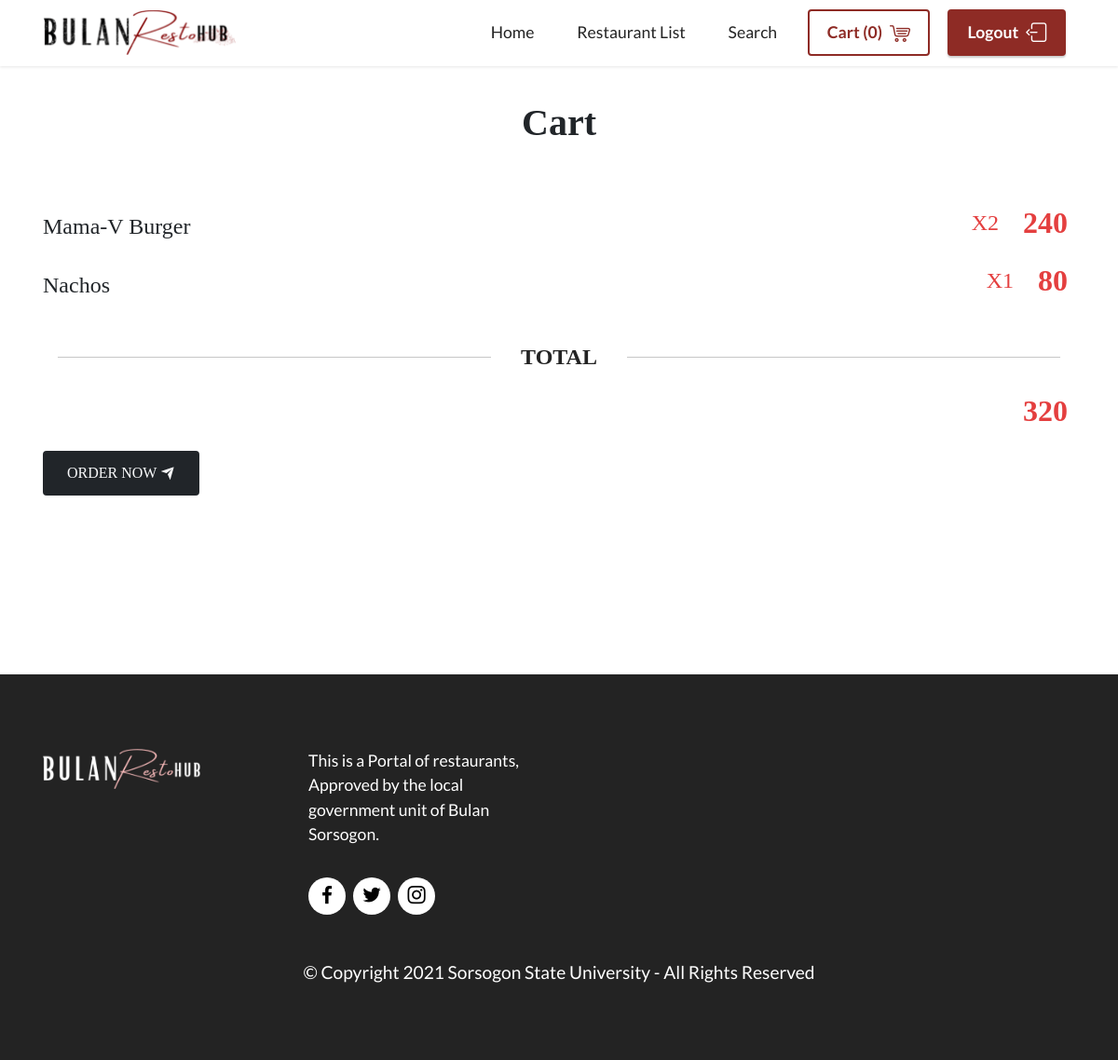
Page /cart/filomenos on the earlier database version.
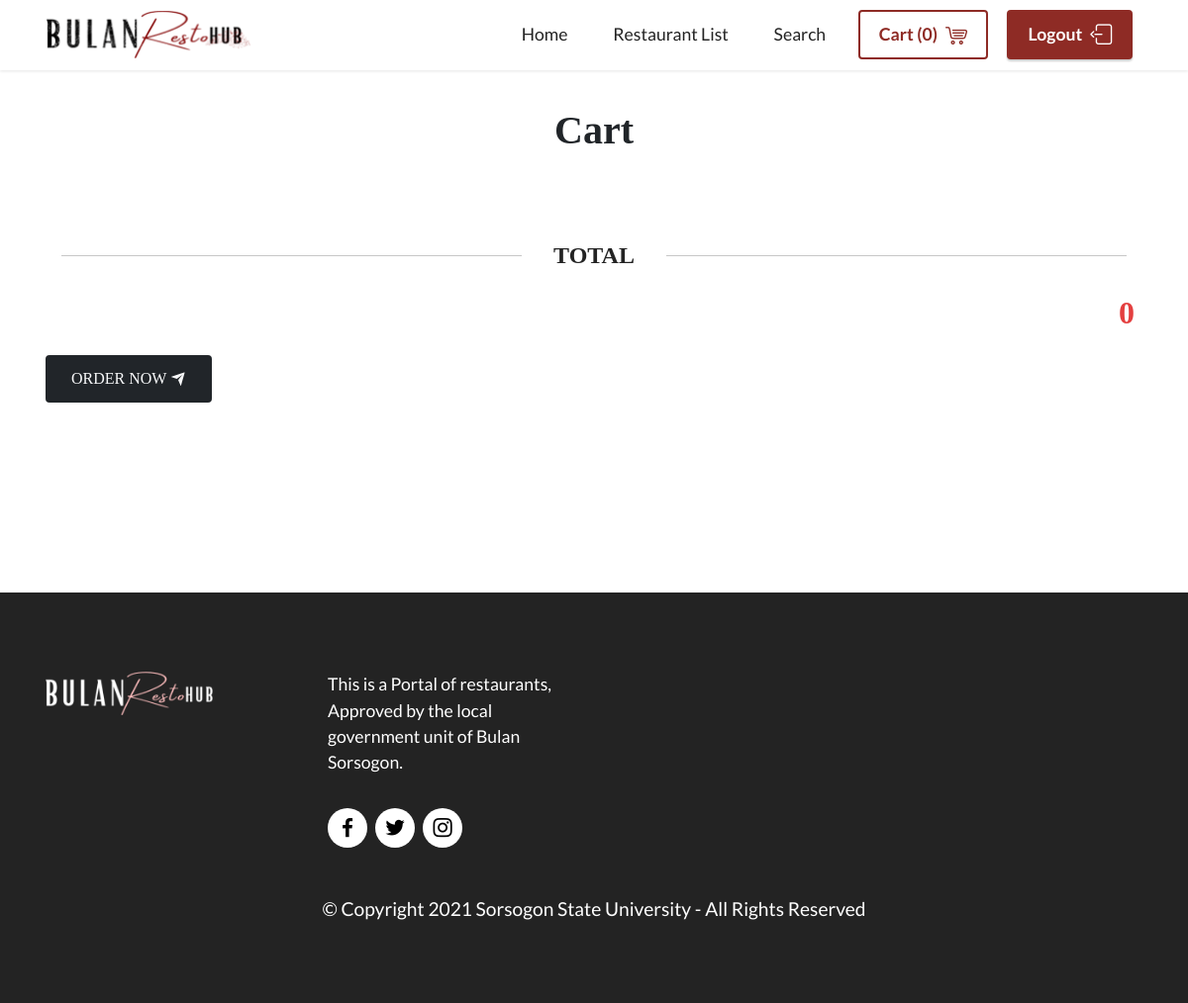
Same page on the later database version.
### model.py (models this page shows)
class CartRecord(db.Model):
    __tablename__ = 'cartrecord'
    id = Column(Integer,primary_key=True)
    menu_name = Column(String)
    slug=Column(String)
    price=Column(Float)

### app.py (the view)
@app.route('/cart/<string:slug>')
def cart(slug):
    cart_data = CartRecord.query.all()
    cart_data_list=[]
    for data in cart_data:
        cart_data_list.append({
            'name' : data.menu_name,
            'amount' : CartRecord.query.filter_by(menu_name=data.menu_name).count(),
            'price' : data.price
        })
    no_dup_cart_data_list = [i for n, i in enumerate(cart_data_list) if i not in cart_data_list[n + 1:]]
    return render_template("cart.html",cart_data_list=no_dup_cart_data_list,slug=slug)

### app.py (called while the page is built)
@app.context_processor
def default_contents():
    home_title = 'Life is full of Memories, we make them sweeter'
    home_subtitle = 'Choose a Restaurant'
    home_card_title = ["Restaurant Reservations","Order Food Now!","Join our Community"]
    home_card_subtitle =["Reserve a seat on our affiliated restaurants.","Easy ordering with free shipping fee.","We listen to feedback, be a part of our community."]
    restaurant_list_title = 'Our Affiliated Restaurant\'s'
    return dict(home_title=home_title,
                home_subtitle= home_subtitle,
                home_card_title = home_card_title,
                home_card_subtitle=home_card_subtitle,
                restaurant_list_title=restaurant_list_title)

### templates/cart.html (shortened to what this page needs)
{%extends "base.html"%}
{%block content%}
<br>
<br>
<h1 class="d-flex fw-bold h1 justify-content-center mb-3 text-capitalize text-dark">Cart</h1>
<div class="container pb-5 pt-5">
{% set total = {'value': 0} %}
{% set order_list ={'value': ''} %}
{% for cart_data in cart_data_list %}
<h2 class="align-items-center d-flex flex-row fw-bold h4 justify-content-between mb-3 text-dark"><span>{{cart_data.name}}</span><div class="align-items-center d-flex flex-row  justify-content-between"><span class="fw h4 me-2 text-secondary">X{{cart_data.amount}}</span><span>&nbsp&nbsp&nbsp</span><span class="fw-bold h2 me-2 text-secondary">{{cart_data.price|int * cart_data.amount|int}}</span></div></h2>
{%endfor%}
    <div class="container pb-4 pt-4">
    <div class="align-items-center row">
        <div class="col">
            <hr class="border-secondary mb-0 mt-0"/>
        </div>
        <div class="col-auto">
            <h2 class="fw-bold h4 mb-0 text-uppercase">TOTAL</h2>
        </div>
        <div class="col">
            <hr class="border-secondary mb-0 mt-0"/>
        </div>
    </div>
</div>
<h2 class="align-items-center d-flex flex-row fw-bold h4 justify-content-between mb-3 text-dark"><span>&nbsp;</span><span class="fw-bold h2 me-2 text-secondary">{{total.value}}</span></h2>
<div class="d-grid gap-2">
    <form action="/order/{{order_list.value}}" method="post">
            <button id="order_button" name="order_button"  type="submit" class="btn btn-dark pe-4 ps-4  text-light text-uppercase">
            <span class="align-middle">Order Now</span>
            <svg viewBox="0 0 24 24" fill="currentColor" height="16" width="16" class="ms-1">
                <path d="M1.946 9.315c-.522-.174-.527-.455.01-.634l19.087-6.362c.529-.176.832.12.684.638l-5.454 19.086c-.15.529-.455.547-.679.045L12 14l6-8-8 6-8.054-2.685z"></path>
            </svg>
            </button>
    </form>
</div>
</div>
<section class="pb-5 pt-5 text-center" src="https://scontent.fmnl2-1.fna.fbcdn.net/v/t1.6435-9/240710762_1983023981866916_500105142480159149_n.jpg?_nc_cat=111&ccb=1-5&_nc_sid=8bfeb9&_nc_eui2=AeEC6a7N56sHzGsqG5t-wX_gZMd4JRMe-aNkx3glEx75o28TsqeGL8T9I7-QcPugduhdJSe9tRii7ZOfGAKEtXxG&_nc_ohc=81hhXUxCmD4AX__o0up&_nc_ht=scontent.fmnl2-1.fna&oh=af0c0f9fc2ac840746ca63e07900cb62&oe=615FF7FB">
<div class="container pb-4 pt-4">
</div>
</section>
{%endblock%}

### templates/base.html (shortened to what this page needs)
<!DOCTYPE html>
<html  >
<head>
  <link rel="stylesheet" href="../static/assets/web/assets/mobirise-icons-bold/mobirise-icons-bold.css">
  <link rel="stylesheet" href="../static/assets/web/assets/mobirise-icons2/mobirise2.css">
  <link rel="stylesheet" href="../static/assets/web/assets/mobirise-icons/mobirise-icons.css">
  <link rel="stylesheet" href="../static/assets/bootstrap/css/bootstrap.min.css">
  <link rel="stylesheet" href="../static/assets/bootstrap/css/bootstrap-grid.min.css">
  <link rel="stylesheet" href="../static/assets/bootstrap/css/bootstrap-reboot.min.css">
  <link rel="stylesheet" href="../static/assets/parallax/jarallax.css">
  <link rel="stylesheet" href="../static/assets/dropdown/css/style.css">
  <link rel="stylesheet" href="../static/assets/socicon/css/styles.css">
  <link rel="stylesheet" href="../static/assets/theme/css/style.css">
  <link rel="stylesheet" href="../static/modified.css">
  <link href="../static/assets/fonts/style.css" rel="stylesheet">
  <link rel="preload" as="style" href="../static/assets/mobirise/css/mbr-additional.css"><link rel="stylesheet" href="../static/assets/mobirise/css/mbr-additional.css" type="text/css">
</head>
<body>
<section data-bs-version="5.1" class="menu menu2 cid-sRvaqpCCR7" once="menu" id="menu2-0">
    <nav class="navbar navbar-dropdown navbar-fixed-top navbar-expand-lg">
        <div class="container">
            <div class="navbar-brand">
                <span class="navbar-logo">
                    <a href="/">
                        <img src="../static/assets/images/logo-1-418x97.png" alt="BulanRestoHub" style="height: 3rem;">
                    </a>
                </span>
            </div>
            {%block navlist%}
            <div class="collapse navbar-collapse" id="navbarSupportedContent">
                <ul class="navbar-nav nav-dropdown" data-app-modern-menu="true"><li class="nav-item"><a class="nav-link link text-black display-4" href="/">Home</a></li>
                    <li class="nav-item"><a class="nav-link link text-black display-4" href="/restaurant_list">Restaurant List</a></li>
                    <li class="nav-item"><a class="nav-link link text-black display-4" href="/search">Search</a>
                    </li>
                </ul>
                {%endblock%}
                {%block navbutton%}
                <div class="navbar-buttons mbr-section-btn">
                    <a class="btn btn-primary-outline display-4" href="/cart">
                    <span class="mbrib-shopping-cart mbr-iconfont mbr-iconfont-btn" style="color: rgb(142, 43, 37);"></span>Cart (0)</a>
                    <a class="btn btn-primary display-4" href="/logout">
                    <span class="mbrib-logout mbr-iconfont mbr-iconfont-btn" style="color: rgb(255, 255, 255);"></span>Logout</a>
                </div>
                {%endblock%}
                </div>
        </div>
    </nav>
</section>
{%block content%}
{%endblock%}
<section data-bs-version="5.1" class="footer4 cid-sRvx7PLE9t" once="footers" id="footer4-16">
    <div class="container">
        <div class="row mbr-white">
            <div class="col-6 col-lg-3">
                <div class="media-wrap col-md-8 col-12">
                    <a href="">
                        <img src="../static/assets/images/logo2-198x51.png" alt="BulanRestoHub">
                    </a>
                </div>
            </div>
            <div class="col-12 col-md-6 col-lg-3">
                <p class="mbr-text mbr-fonts-style mb-4 display-4">
                    This is a Portal of restaurants, Approved by the local government unit of Bulan Sorsogon.</p>
                {% block social %}
                <div class="social-row display-7">
                    <div class="soc-item">
                        <a href="" target="_blank">
                            <span class="mbr-iconfont socicon socicon-facebook"></span>
                        </a>
                    </div>
                    <div class="soc-item">
                        <a href="" target="_blank">
                            <span class="mbr-iconfont socicon socicon-twitter"></span>
                        </a>
                    </div>
                    <div class="soc-item">
                        <a href="" target="_blank">
                            <span class="mbr-iconfont socicon socicon-instagram"></span>
                        </a>
                    </div>
                </div>
                {%endblock%}
            </div>
            <div class="col-12 col-md-6 col-lg-3">
                <ul class="list mbr-fonts-style display-4">
                    <li class="mbr-text item-wrap"><br></li>
                </ul>
            </div>
            <div class="col-12 col-md-6 col-lg-3">
                <ul class="list mbr-fonts-style display-4">
                    <li class="mbr-text item-wrap"><br></li>
                </ul>
            </div>
            <div class="col-12 mt-4">
                <p class="mbr-text mb-0 mbr-fonts-style copyright align-center display-7">
                    © Copyright 2021 Sorsogon State University - All Rights Reserved
                </p>
            </div>
        </div>
    </div>
</section>
</body>
</html>

### static/assets/dropdown/css/style.css (style rules this page uses)
.navbar-dropdown { left: 0; padding: 0; position: absolute; right: 0; top: 0; transition: all 0.45s ease; z-index: 1030; background: #282828; }
.navbar-dropdown .navbar-logo { margin-right: 0.8rem; transition: margin 0.3s ease-in-out; vertical-align: middle; }
.navbar-dropdown .navbar-logo img { height: 3.125rem; transition: all 0.3s ease-in-out; }
.navbar-dropdown.navbar-fixed-top { position: fixed; }
.navbar-dropdown .navbar-brand span { vertical-align: -4px; }
.nav-dropdown { font-size: 0.75rem; font-weight: 500; height: auto !important; }
.nav-dropdown .link { margin: .667em 1.667em; font-weight: 500; padding: 0; transition: color .2s ease-in-out; }
.nav-dropdown .link::after, .nav-dropdown .dropdown-item::after { color: inherit; }

### static/assets/theme/css/style.css (style rules this page uses)
section { background-color: #ffffff; }
body { font-style: normal; line-height: 1.5; font-weight: 400; color: #232323; position: relative; }
button { background-color: transparent; border-color: transparent; }
section, .container, .container-fluid { position: relative; word-wrap: break-word; }
a { font-style: normal; font-weight: 400; cursor: pointer; }
a, a:hover { text-decoration: none; }
.mbr-text { font-style: normal; line-height: 1.7; }
h1, h2, h3, h4, h5, h6, .display-1, .display-2, .display-4, .display-5, .display-7, span, p, a { line-height: 1; word-break: break-word; word-wrap: break-word; font-weight: 400; }
section { background-position: 50% 50%; background-repeat: no-repeat; background-size: cover; }
.mbr-white { color: #ffffff; }
.align-center { text-align: center; }
img, iframe { display: block; width: 100%; }
.mbr-section-btn { margin-left: -0.6rem; margin-right: -0.6rem; font-size: 0; }
.btn { font-weight: 600; border-width: 1px; font-style: normal; margin: 0.6rem 0.6rem; white-space: normal; transition: all 0.2s ease-in-out; display: inline-flex; align-items: center; justify-content: center; word-break: break-word; }
nav .mbr-section-btn { margin-left: 0rem; margin-right: 0rem; }
.btn .mbr-iconfont, .btn.btn-sm .mbr-iconfont { order: 1; cursor: pointer; margin-left: 0.5rem; vertical-align: sub; }
[type=submit] { -webkit-appearance: none; }
.menu .navbar-brand { display: -webkit-flex; }
.menu .navbar-brand span { display: flex; display: -webkit-flex; }
.menu .navbar-brand .navbar-logo img { display: -webkit-flex; width: auto; }
@media (min-width: 992px) { .menu .navbar-nav.nav-dropdown { display: -webkit-flex; } }
.navbar { display: -webkit-flex; -webkit-flex-wrap: wrap; -webkit-align-items: center; -webkit-justify-content: space-between; }
.navbar-collapse { -webkit-flex-basis: 100%; -webkit-flex-grow: 1; -webkit-align-items: center; }
.nav-dropdown .link { padding: 0.667em 1.667em !important; margin: 0 !important; }
.row { display: -webkit-flex; -webkit-flex-wrap: wrap; }
.justify-content-center { -webkit-justify-content: center; }
html, body { height: auto; min-height: 100vh; }
form .btn { display: flex; padding: 0.6rem 1.2rem; margin: 0; }
.form-control, form .btn { min-height: 48px; }
ul, ol, pre, blockquote { margin-bottom: 2.3125rem; }
.mt-4 { margin-top: 2rem !important; }
.mb-4 { margin-bottom: 2rem !important; }
@media (min-width: 992px) { .container { padding-left: 16px; padding-right: 16px; } }
@media (min-width: 992px) { .row { margin-left: -16px; margin-right: -16px; } }
@media (min-width: 992px) { .row > [class*=col] { padding-left: 16px; padding-right: 16px; } }

Differences in the rows shown:
removed CartRecord: name "Mama-V Burger", amount "2", cart_data.price|int*cart_data.amount|int "240"
removed CartRecord: name "Nachos", amount "1", cart_data.price|int*cart_data.amount|int "80"
Other differences:
{{ total.value }}: "320" → "0"
